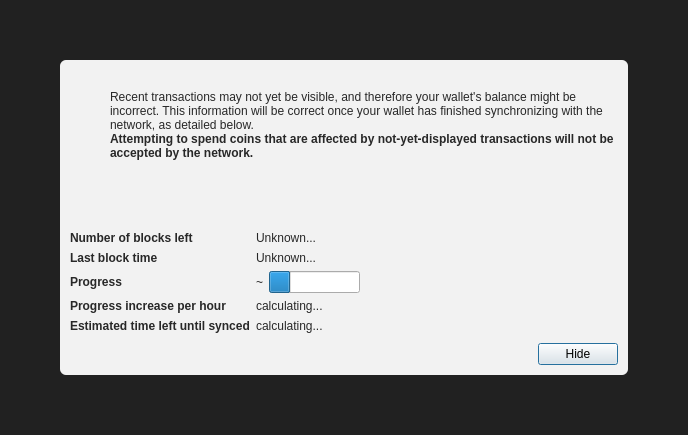
<?xml version="1.0" encoding="UTF-8"?>
<ui version="4.0">
 <class>ChainSyncWarning</class>
 <widget class="ChainSyncWarning" name="ChainSyncWarning">
  <property name="geometry">
   <rect>
    <x>0</x>
    <y>0</y>
    <width>688</width>
    <height>435</height>
   </rect>
  </property>
  <property name="windowTitle">
   <string>Form</string>
  </property>
  <layout class="QVBoxLayout" name="verticalLayout" stretch="0">
   <property name="sizeConstraint">
    <enum>QLayout::SetDefaultConstraint</enum>
   </property>
   <property name="leftMargin">
    <number>0</number>
   </property>
   <property name="topMargin">
    <number>0</number>
   </property>
   <property name="rightMargin">
    <number>0</number>
   </property>
   <property name="bottomMargin">
    <number>0</number>
   </property>
   <item>
    <widget class="QWidget" name="bgWidget" native="true">
     <property name="styleSheet">
      <string notr="true">#bgWidget { background: rgba(0,0,0,220); }</string>
     </property>
     <layout class="QVBoxLayout" name="verticalLayoutMain" stretch="1">
      <property name="leftMargin">
       <number>60</number>
      </property>
      <property name="topMargin">
       <number>60</number>
      </property>
      <property name="rightMargin">
       <number>60</number>
      </property>
      <property name="bottomMargin">
       <number>60</number>
      </property>
      <item>
       <widget class="QWidget" name="contentWidget" native="true">
        <property name="styleSheet">
         <string notr="true">#contentWidget { background: rgba(255,255,255,240); border-radius: 6px; }

QLabel { color: rgb(40,40,40);  }</string>
        </property>
        <layout class="QVBoxLayout" name="verticalLayoutSub" stretch="1,0,0,0">
         <property name="spacing">
          <number>0</number>
         </property>
         <property name="leftMargin">
          <number>10</number>
         </property>
         <property name="topMargin">
          <number>10</number>
         </property>
         <property name="rightMargin">
          <number>10</number>
         </property>
         <property name="bottomMargin">
          <number>10</number>
         </property>
         <item>
          <layout class="QHBoxLayout" name="horizontalLayoutIconText" stretch="0,1">
           <property name="topMargin">
            <number>20</number>
           </property>
           <item>
            <layout class="QVBoxLayout" name="verticalLayoutIcon">
             <property name="leftMargin">
              <number>0</number>
             </property>
             <item>
              <widget class="QPushButton" name="warningIcon">
               <property name="enabled">
                <bool>false</bool>
               </property>
               <property name="text">
                <string/>
               </property>
               <property name="icon">
                <iconset resource="../bitcoin.qrc">
                 <normaloff>:/icons/warning</normaloff>
                 <disabledoff>:/icons/warning</disabledoff>:/icons/warning</iconset>
               </property>
               <property name="iconSize">
                <size>
                 <width>48</width>
                 <height>48</height>
                </size>
               </property>
               <property name="flat">
                <bool>true</bool>
               </property>
              </widget>
             </item>
             <item>
              <spacer name="verticalSpacerWarningIcon">
               <property name="orientation">
                <enum>Qt::Vertical</enum>
               </property>
               <property name="sizeHint" stdset="0">
                <size>
                 <width>20</width>
                 <height>40</height>
                </size>
               </property>
              </spacer>
             </item>
            </layout>
           </item>
           <item>
            <layout class="QVBoxLayout" name="verticalLayoutInfoText">
             <property name="leftMargin">
              <number>0</number>
             </property>
             <property name="topMargin">
              <number>0</number>
             </property>
             <item>
              <widget class="QLabel" name="infoText">
               <property name="text">
                <string>Recent transactions may not yet be visible, and therefore your wallet's balance might be incorrect. This information will be correct once your wallet has finished synchronizing with the network, as detailed below.</string>
               </property>
               <property name="textFormat">
                <enum>Qt::RichText</enum>
               </property>
               <property name="wordWrap">
                <bool>true</bool>
               </property>
              </widget>
             </item>
             <item>
              <widget class="QLabel" name="infoTextStrong">
               <property name="font">
                <font>
                 <weight>75</weight>
                 <bold>true</bold>
                </font>
               </property>
               <property name="text">
                <string>Attempting to spend coins that are affected by not-yet-displayed transactions will not be accepted by the network.</string>
               </property>
               <property name="textFormat">
                <enum>Qt::RichText</enum>
               </property>
               <property name="wordWrap">
                <bool>true</bool>
               </property>
              </widget>
             </item>
             <item>
              <spacer name="verticalSpacerInTextSpace">
               <property name="orientation">
                <enum>Qt::Vertical</enum>
               </property>
               <property name="sizeHint" stdset="0">
                <size>
                 <width>20</width>
                 <height>40</height>
                </size>
               </property>
              </spacer>
             </item>
            </layout>
           </item>
          </layout>
         </item>
         <item>
          <spacer name="verticalSpacerAfterText">
           <property name="orientation">
            <enum>Qt::Vertical</enum>
           </property>
           <property name="sizeHint" stdset="0">
            <size>
             <width>20</width>
             <height>40</height>
            </size>
           </property>
          </spacer>
         </item>
         <item>
          <layout class="QFormLayout" name="formLayout">
           <property name="fieldGrowthPolicy">
            <enum>QFormLayout::FieldsStayAtSizeHint</enum>
           </property>
           <property name="horizontalSpacing">
            <number>6</number>
           </property>
           <property name="verticalSpacing">
            <number>6</number>
           </property>
           <property name="topMargin">
            <number>10</number>
           </property>
           <item row="0" column="0">
            <widget class="QLabel" name="labelNumberOfBlocksLeft">
             <property name="font">
              <font>
               <weight>75</weight>
               <bold>true</bold>
              </font>
             </property>
             <property name="text">
              <string>Number of blocks left</string>
             </property>
            </widget>
           </item>
           <item row="0" column="1">
            <widget class="QLabel" name="numberOfBlocksLeft">
             <property name="text">
              <string>Unknown...</string>
             </property>
            </widget>
           </item>
           <item row="1" column="0">
            <widget class="QLabel" name="labelLastBlockTime">
             <property name="font">
              <font>
               <weight>75</weight>
               <bold>true</bold>
              </font>
             </property>
             <property name="text">
              <string>Last block time</string>
             </property>
            </widget>
           </item>
           <item row="1" column="1">
            <widget class="QLabel" name="newestBlockDate">
             <property name="sizePolicy">
              <sizepolicy hsizetype="Maximum" vsizetype="Preferred">
               <horstretch>0</horstretch>
               <verstretch>0</verstretch>
              </sizepolicy>
             </property>
             <property name="text">
              <string>Unknown...</string>
             </property>
            </widget>
           </item>
           <item row="2" column="0">
            <widget class="QLabel" name="labelSyncDone">
             <property name="font">
              <font>
               <weight>75</weight>
               <bold>true</bold>
              </font>
             </property>
             <property name="text">
              <string>Progress</string>
             </property>
            </widget>
           </item>
           <item row="2" column="1">
            <layout class="QHBoxLayout" name="horizontalLayoutSync" stretch="0,1">
             <item>
              <widget class="QLabel" name="percentageProgress">
               <property name="text">
                <string notr="true">~</string>
               </property>
              </widget>
             </item>
             <item>
              <widget class="QProgressBar" name="progressBar">
               <property name="value">
                <number>24</number>
               </property>
               <property name="format">
                <string/>
               </property>
              </widget>
             </item>
            </layout>
           </item>
           <item row="4" column="0">
            <widget class="QLabel" name="labelProgressIncrease">
             <property name="font">
              <font>
               <weight>75</weight>
               <bold>true</bold>
              </font>
             </property>
             <property name="text">
              <string>Progress increase per hour</string>
             </property>
            </widget>
           </item>
           <item row="4" column="1">
            <widget class="QLabel" name="progressIncreasePerH">
             <property name="text">
              <string>calculating...</string>
             </property>
            </widget>
           </item>
           <item row="5" column="0">
            <widget class="QLabel" name="labelEstimatedTimeLeft">
             <property name="font">
              <font>
               <weight>75</weight>
               <bold>true</bold>
              </font>
             </property>
             <property name="text">
              <string>Estimated time left until synced</string>
             </property>
            </widget>
           </item>
           <item row="5" column="1">
            <widget class="QLabel" name="expectedTimeLeft">
             <property name="text">
              <string>calculating...</string>
             </property>
            </widget>
           </item>
          </layout>
         </item>
         <item>
          <layout class="QHBoxLayout" name="horizontalLayoutButtons">
           <property name="leftMargin">
            <number>10</number>
           </property>
           <property name="topMargin">
            <number>10</number>
           </property>
           <item>
            <spacer name="horizontalSpacer">
             <property name="orientation">
              <enum>Qt::Horizontal</enum>
             </property>
             <property name="sizeHint" stdset="0">
              <size>
               <width>40</width>
               <height>20</height>
              </size>
             </property>
            </spacer>
           </item>
           <item>
            <widget class="QPushButton" name="closeButton">
             <property name="focusPolicy">
              <enum>Qt::StrongFocus</enum>
             </property>
             <property name="text">
              <string>Hide</string>
             </property>
             <property name="default">
              <bool>true</bool>
             </property>
            </widget>
           </item>
          </layout>
         </item>
        </layout>
       </widget>
      </item>
     </layout>
    </widget>
   </item>
  </layout>
 </widget>
 <customwidgets>
  <customwidget>
   <class>ChainSyncWarning</class>
   <extends>QWidget</extends>
   <header>qt/ChainSyncWarning.h</header>
   <container>1</container>
  </customwidget>
 </customwidgets>
 <resources>
  <include location="../bitcoin.qrc"/>
 </resources>
 <connections/>
</ui>
